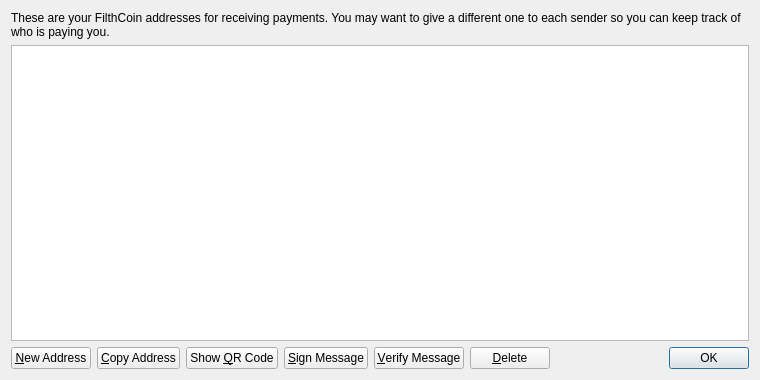
<?xml version="1.0" encoding="UTF-8"?>
<ui version="4.0">
 <class>AddressBookPage</class>
 <widget class="QWidget" name="AddressBookPage">
  <property name="geometry">
   <rect>
    <x>0</x>
    <y>0</y>
    <width>760</width>
    <height>380</height>
   </rect>
  </property>
  <property name="windowTitle">
   <string>Address Book</string>
  </property>
  <layout class="QVBoxLayout" name="verticalLayout">
   <item>
    <widget class="QLabel" name="labelExplanation">
     <property name="text">
      <string>These are your FilthCoin addresses for receiving payments. You may want to give a different one to each sender so you can keep track of who is paying you.</string>
     </property>
     <property name="textFormat">
      <enum>Qt::PlainText</enum>
     </property>
     <property name="wordWrap">
      <bool>true</bool>
     </property>
    </widget>
   </item>
   <item>
    <widget class="QTableView" name="tableView">
     <property name="contextMenuPolicy">
      <enum>Qt::CustomContextMenu</enum>
     </property>
     <property name="toolTip">
      <string>Double-click to edit address or label</string>
     </property>
     <property name="tabKeyNavigation">
      <bool>false</bool>
     </property>
     <property name="alternatingRowColors">
      <bool>true</bool>
     </property>
     <property name="selectionMode">
      <enum>QAbstractItemView::SingleSelection</enum>
     </property>
     <property name="selectionBehavior">
      <enum>QAbstractItemView::SelectRows</enum>
     </property>
     <property name="sortingEnabled">
      <bool>true</bool>
     </property>
     <attribute name="verticalHeaderVisible">
      <bool>false</bool>
     </attribute>
    </widget>
   </item>
   <item>
    <layout class="QHBoxLayout" name="horizontalLayout">
     <item>
      <widget class="QPushButton" name="newAddressButton">
       <property name="toolTip">
        <string>Create a new address</string>
       </property>
       <property name="text">
        <string>&amp;New Address</string>
       </property>
       <property name="icon">
        <iconset resource="../bitcoin.qrc">
         <normaloff>:/icons/add</normaloff>:/icons/add</iconset>
       </property>
      </widget>
     </item>
     <item>
      <widget class="QPushButton" name="copyToClipboard">
       <property name="toolTip">
        <string>Copy the currently selected address to the system clipboard</string>
       </property>
       <property name="text">
        <string>&amp;Copy Address</string>
       </property>
       <property name="icon">
        <iconset resource="../bitcoin.qrc">
         <normaloff>:/icons/editcopy</normaloff>:/icons/editcopy</iconset>
       </property>
      </widget>
     </item>
     <item>
      <widget class="QPushButton" name="showQRCode">
       <property name="text">
        <string>Show &amp;QR Code</string>
       </property>
       <property name="icon">
        <iconset resource="../bitcoin.qrc">
         <normaloff>:/icons/qrcode</normaloff>:/icons/qrcode</iconset>
       </property>
      </widget>
     </item>
     <item>
      <widget class="QPushButton" name="signMessage">
       <property name="toolTip">
        <string>Sign a message to prove you own a Bitcoin address</string>
       </property>
       <property name="text">
        <string>&amp;Sign Message</string>
       </property>
       <property name="icon">
        <iconset resource="../bitcoin.qrc">
         <normaloff>:/icons/edit</normaloff>:/icons/edit</iconset>
       </property>
      </widget>
     </item>
     <item>
      <widget class="QPushButton" name="verifyMessage">
       <property name="toolTip">
        <string>Verify a message to ensure it was signed with a specified Bitcoin address</string>
       </property>
       <property name="text">
        <string>&amp;Verify Message</string>
       </property>
       <property name="icon">
        <iconset resource="../bitcoin.qrc">
         <normaloff>:/icons/transaction_0</normaloff>:/icons/transaction_0</iconset>
       </property>
      </widget>
     </item>
     <item>
      <widget class="QPushButton" name="deleteButton">
       <property name="toolTip">
        <string>Delete the currently selected address from the list. Only sending addresses can be deleted.</string>
       </property>
       <property name="text">
        <string>&amp;Delete</string>
       </property>
       <property name="icon">
        <iconset resource="../bitcoin.qrc">
         <normaloff>:/icons/remove</normaloff>:/icons/remove</iconset>
       </property>
      </widget>
     </item>
     <item>
      <spacer name="horizontalSpacer">
       <property name="orientation">
        <enum>Qt::Horizontal</enum>
       </property>
       <property name="sizeHint" stdset="0">
        <size>
         <width>40</width>
         <height>20</height>
        </size>
       </property>
      </spacer>
     </item>
     <item>
      <widget class="QDialogButtonBox" name="buttonBox">
       <property name="sizePolicy">
        <sizepolicy hsizetype="Maximum" vsizetype="Fixed">
         <horstretch>0</horstretch>
         <verstretch>0</verstretch>
        </sizepolicy>
       </property>
       <property name="standardButtons">
        <set>QDialogButtonBox::Ok</set>
       </property>
      </widget>
     </item>
    </layout>
   </item>
  </layout>
 </widget>
 <resources>
  <include location="../bitcoin.qrc"/>
 </resources>
 <connections/>
</ui>
